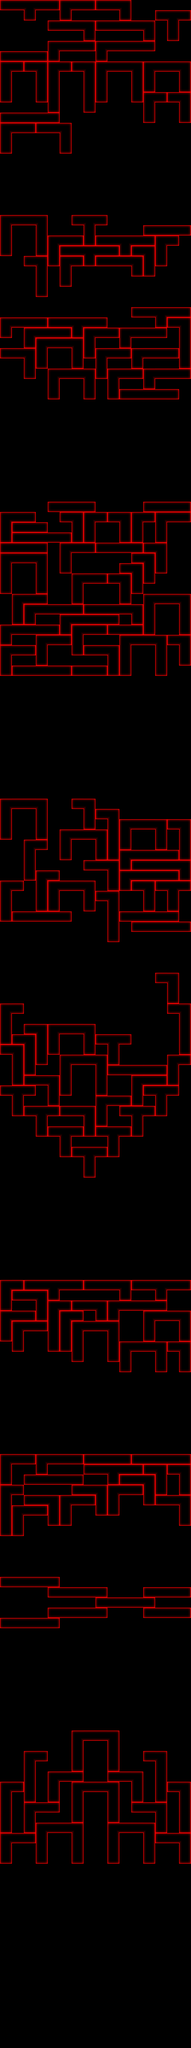

Below is a game level as drawn by its tile map, then a one-line description and the .tmx file that defines it, in full:
An orthogonal 16x200 tile map with 28x24 px tiles, 1 tile layer (Tile Layer 1).

<map version="1.0" orientation="orthogonal" width="16" height="200" tilewidth="28" tileheight="24">
 <properties>
  <property name="background" value="back.bmp" />
  <property name="speed" value="0.75" />
 </properties>
 <tileset firstgid="1" name="tileset_rs" tilewidth="28" tileheight="24" spacing="1" margin="1">
  <image source="tileset_rs.bmp" trans="ff0080" width="407" height="76" />
 </tileset>
 <layer name="Tile Layer 1" width="16" height="200">
  <data encoding="csv">
27,33,9,33,28,4,33,28,27,33,5,0,0,0,0,0,
0,0,14,0,0,14,0,0,0,0,14,0,0,27,9,28,
0,0,0,0,27,33,33,5,27,33,33,33,5,0,32,0,
0,0,0,0,0,0,0,14,0,0,0,0,14,0,14,0,
0,0,0,0,4,33,33,28,4,33,33,33,28,0,0,0,
27,33,33,28,14,0,0,0,14,0,0,0,0,0,0,0,
4,28,27,5,4,28,27,5,4,33,33,5,4,33,33,5,
32,0,0,32,32,0,0,32,32,0,0,32,32,0,0,32,
32,0,0,32,32,0,0,32,32,0,0,32,14,0,0,14,
14,0,0,14,32,0,0,32,14,0,0,14,4,28,27,5,
0,0,0,0,14,0,0,14,0,0,0,0,32,0,0,32,
27,33,33,33,28,0,0,0,0,0,0,0,14,0,0,14,
4,33,28,27,33,5,0,0,0,0,0,0,0,0,0,0,
32,0,0,0,0,32,0,0,0,0,0,0,0,0,0,0,
14,0,0,0,0,14,0,0,0,0,0,0,0,0,0,0,
0,0,0,0,0,0,0,0,0,0,0,0,0,0,0,0,
0,0,0,0,0,0,0,0,0,0,0,0,0,0,0,0,
0,0,0,0,0,0,0,0,0,0,0,0,0,0,0,0,
0,0,0,0,0,0,0,0,0,0,0,0,0,0,0,0,
0,0,0,0,0,0,0,0,0,0,0,0,0,0,0,0,
0,0,0,0,0,0,0,0,0,0,0,0,0,0,0,0,
4,33,33,5,0,0,27,9,28,0,0,0,0,0,0,0,
32,0,0,32,0,0,0,32,0,0,0,0,27,33,33,28,
32,0,0,32,4,33,28,14,27,33,9,33,28,4,28,0,
14,0,0,14,32,27,33,9,33,28,14,27,5,32,0,0,
0,0,27,5,14,4,28,14,27,33,33,5,32,14,0,0,
0,0,0,32,0,32,0,0,0,0,0,14,14,0,0,0,
0,0,0,32,0,14,0,0,0,0,0,0,0,0,0,0,
0,0,0,14,0,0,0,0,0,0,0,0,0,0,0,0,
0,0,0,0,0,0,0,0,0,0,0,0,0,0,0,0,
0,0,0,0,0,0,0,0,0,0,0,27,33,9,33,28,
4,33,33,28,27,33,9,33,28,0,0,0,0,14,27,5,
14,0,4,33,33,28,14,4,33,28,4,33,33,28,0,32,
0,0,14,4,33,33,5,32,0,0,14,0,0,0,0,32,
27,33,5,32,0,0,32,14,4,33,28,4,33,33,28,32,
0,0,32,14,0,0,14,0,32,0,0,14,0,0,0,14,
0,0,14,0,4,33,33,5,14,4,33,28,4,33,33,28,
0,0,0,0,32,0,0,32,0,32,0,0,14,0,0,0,
0,0,0,0,14,0,0,14,0,14,27,33,33,33,28,0,
0,0,0,0,0,0,0,0,0,0,0,0,0,0,0,0,
0,0,0,0,0,0,0,0,0,0,0,0,0,0,0,0,
0,0,0,0,0,0,0,0,0,0,0,0,0,0,0,0,
0,0,0,0,0,0,0,0,0,0,0,0,0,0,0,0,
0,0,0,0,0,0,0,0,0,0,0,0,0,0,0,0,
0,0,0,0,0,0,0,0,0,0,0,0,0,0,0,0,
0,0,0,0,0,0,0,0,0,0,0,0,0,0,0,0,
0,0,0,0,0,0,0,0,0,0,0,0,0,0,0,0,
0,0,0,0,0,0,0,0,0,0,0,0,0,0,0,0,
0,0,0,0,0,0,0,0,0,0,0,0,0,0,0,0,
0,0,0,0,27,33,33,28,0,0,0,0,27,33,33,28,
4,33,28,0,0,27,5,4,28,27,5,4,28,4,33,28,
32,27,33,28,0,0,32,32,0,0,32,32,0,32,0,0,
14,27,33,33,33,28,14,14,0,0,14,14,0,14,0,0,
27,33,33,28,0,4,33,28,27,33,33,28,27,5,0,0,
4,33,33,5,0,32,0,0,0,0,0,27,5,32,0,0,
32,0,0,32,0,14,0,0,0,0,27,5,32,14,0,0,
32,0,0,32,0,0,4,33,28,27,5,32,14,0,0,0,
14,0,0,14,0,0,32,0,0,0,32,14,0,0,0,0,
0,4,33,28,0,0,14,0,0,0,14,0,4,33,33,5,
0,32,4,33,33,33,28,27,33,33,33,5,32,0,0,32,
0,14,14,0,0,4,33,33,33,28,0,14,32,0,0,32,
4,33,33,33,28,14,4,33,28,27,33,28,14,0,0,14,
14,0,0,4,33,28,32,0,0,0,4,33,33,5,27,5,
4,33,28,32,0,0,14,27,33,5,32,0,0,32,0,32,
32,0,0,14,0,0,0,0,0,32,32,0,0,32,0,14,
14,27,33,33,33,28,27,33,28,14,14,0,0,14,0,0,
0,0,0,0,0,0,0,0,0,0,0,0,0,0,0,0,
0,0,0,0,0,0,0,0,0,0,0,0,0,0,0,0,
0,0,0,0,0,0,0,0,0,0,0,0,0,0,0,0,
0,0,0,0,0,0,0,0,0,0,0,0,0,0,0,0,
0,0,0,0,0,0,0,0,0,0,0,0,0,0,0,0,
0,0,0,0,0,0,0,0,0,0,0,0,0,0,0,0,
0,0,0,0,0,0,0,0,0,0,0,0,0,0,0,0,
0,0,0,0,0,0,0,0,0,0,0,0,0,0,0,0,
0,0,0,0,0,0,0,0,0,0,0,0,0,0,0,0,
0,0,0,0,0,0,0,0,0,0,0,0,0,0,0,0,
0,0,0,0,0,0,0,0,0,0,0,0,0,0,0,0,
0,0,0,0,0,0,0,0,0,0,0,0,0,0,0,0,
4,33,33,5,0,0,27,5,0,0,0,0,0,0,0,0,
32,0,0,32,0,0,0,32,27,5,0,0,0,0,0,0,
32,0,0,32,0,0,0,14,0,32,4,33,33,5,27,5,
14,0,0,14,0,4,33,33,5,32,32,0,0,32,0,32,
0,0,4,28,0,32,0,0,32,32,14,0,0,14,0,32,
0,0,32,0,0,14,0,0,14,14,4,33,33,33,28,14,
0,0,32,0,0,0,0,27,33,5,14,27,33,33,33,5,
0,0,14,4,28,0,0,0,0,32,4,33,33,33,28,14,
4,28,0,32,4,33,33,5,0,14,14,27,5,27,9,28,
32,0,0,32,32,0,0,32,27,5,0,0,32,0,32,0,
32,0,0,14,14,0,0,14,0,32,0,0,14,0,14,0,
14,27,33,33,33,28,0,0,0,32,27,33,33,33,28,0,
0,0,0,0,0,0,0,0,0,32,0,27,33,33,33,28,
0,0,0,0,0,0,0,0,0,14,0,0,0,0,0,0,
0,0,0,0,0,0,0,0,0,0,0,0,0,0,0,0,
0,0,0,0,0,0,0,0,0,0,0,0,0,0,0,0,
0,0,0,0,0,0,0,0,0,0,0,0,0,0,0,0,
0,0,0,0,0,0,0,0,0,0,0,0,0,27,5,0,
0,0,0,0,0,0,0,0,0,0,0,0,0,0,32,0,
0,0,0,0,0,0,0,0,0,0,0,0,0,0,14,0,
4,28,0,0,0,0,0,0,0,0,0,0,0,0,27,5,
32,0,0,0,0,0,0,0,0,0,0,0,0,0,0,32,
32,0,27,5,4,33,33,5,0,0,0,0,0,0,0,32,
14,27,5,32,32,0,0,32,27,9,28,0,0,0,0,32,
27,5,32,32,14,0,0,14,0,32,0,0,0,0,0,14,
0,32,32,14,0,4,33,33,5,14,0,0,0,0,4,28,
0,32,14,0,0,32,0,0,32,27,33,33,33,28,32,0,
0,14,27,33,5,32,0,0,32,0,0,4,33,28,14,0,
27,9,28,0,32,14,0,0,14,0,0,32,27,9,28,0,
0,32,0,0,14,0,0,0,4,33,28,14,0,32,0,0,
0,14,27,9,28,27,33,5,32,0,27,9,28,14,0,0,
0,0,0,32,0,0,0,32,14,0,0,32,0,0,0,0,
0,0,0,14,27,9,28,14,27,9,28,14,0,0,0,0,
0,0,0,0,0,32,0,0,0,32,0,0,0,0,0,0,
0,0,0,0,0,14,27,9,28,14,0,0,0,0,0,0,
0,0,0,0,0,0,0,32,0,0,0,0,0,0,0,0,
0,0,0,0,0,0,0,14,0,0,0,0,0,0,0,0,
0,0,0,0,0,0,0,0,0,0,0,0,0,0,0,0,
0,0,0,0,0,0,0,0,0,0,0,0,0,0,0,0,
0,0,0,0,0,0,0,0,0,0,0,0,0,0,0,0,
0,0,0,0,0,0,0,0,0,0,0,0,0,0,0,0,
0,0,0,0,0,0,0,0,0,0,0,0,0,0,0,0,
0,0,0,0,0,0,0,0,0,0,0,0,0,0,0,0,
0,0,0,0,0,0,0,0,0,0,0,0,0,0,0,0,
0,0,0,0,0,0,0,0,0,0,0,0,0,0,0,0,
0,0,0,0,0,0,0,0,0,0,0,0,0,0,0,0,
0,0,0,0,0,0,0,0,0,0,0,0,0,0,0,0,
4,28,27,33,9,33,28,27,33,33,5,27,33,9,33,28,
32,27,33,5,14,0,0,0,0,0,14,0,0,14,0,0,
14,0,0,32,4,28,27,33,5,4,33,33,33,28,0,0,
4,33,28,14,32,4,28,0,14,14,0,0,4,33,33,5,
32,4,33,28,32,32,4,33,33,5,0,0,32,0,0,32,
14,32,0,0,32,32,32,0,0,32,0,0,14,0,0,14,
0,14,0,0,14,14,32,0,0,32,4,33,33,5,27,5,
0,0,0,0,0,0,14,0,0,14,32,0,0,32,0,32,
0,0,0,0,0,0,0,0,0,0,14,0,0,14,0,14,
0,0,0,0,0,0,0,0,0,0,0,0,0,0,0,0,
0,0,0,0,0,0,0,0,0,0,0,0,0,0,0,0,
0,0,0,0,0,0,0,0,0,0,0,0,0,0,0,0,
0,0,0,0,0,0,0,0,0,0,0,0,0,0,0,0,
0,0,0,0,0,0,0,0,0,0,0,0,0,0,0,0,
0,0,0,0,0,0,0,0,0,0,0,0,0,0,0,0,
0,0,0,0,0,0,0,0,0,0,0,0,0,0,0,0,
0,0,0,0,0,0,0,0,0,0,0,0,0,0,0,0,
4,33,28,4,33,33,28,27,33,33,28,27,33,33,33,28,
32,0,0,14,0,0,0,27,33,9,33,28,27,5,27,5,
14,0,27,33,33,33,28,0,0,14,27,33,5,32,0,32,
4,28,0,0,0,0,27,33,5,4,33,28,32,14,0,14,
32,0,27,33,5,4,33,28,32,32,0,0,14,27,33,5,
32,4,33,28,32,32,0,0,14,14,0,0,0,0,0,32,
32,32,0,0,14,14,0,0,0,0,0,0,0,0,0,14,
14,14,0,0,0,0,0,0,0,0,0,0,0,0,0,0,
0,0,0,0,0,0,0,0,0,0,0,0,0,0,0,0,
0,0,0,0,0,0,0,0,0,0,0,0,0,0,0,0,
0,0,0,0,0,0,0,0,0,0,0,0,0,0,0,0,
0,0,0,0,0,0,0,0,0,0,0,0,0,0,0,0,
27,33,33,33,28,0,0,0,0,0,0,0,0,0,0,0,
0,0,0,0,27,33,33,33,28,0,0,0,27,33,33,28,
0,0,0,0,0,0,0,0,27,33,33,33,28,0,0,0,
0,0,0,0,27,33,33,33,28,0,0,0,27,33,33,28,
27,33,33,33,28,0,0,0,0,0,0,0,0,0,0,0,
0,0,0,0,0,0,0,0,0,0,0,0,0,0,0,0,
0,0,0,0,0,0,0,0,0,0,0,0,0,0,0,0,
0,0,0,0,0,0,0,0,0,0,0,0,0,0,0,0,
0,0,0,0,0,0,0,0,0,0,0,0,0,0,0,0,
0,0,0,0,0,0,0,0,0,0,0,0,0,0,0,0,
0,0,0,0,0,0,0,0,0,0,0,0,0,0,0,0,
0,0,0,0,0,0,0,0,0,0,0,0,0,0,0,0,
0,0,0,0,0,0,0,0,0,0,0,0,0,0,0,0,
0,0,0,0,0,0,0,0,0,0,0,0,0,0,0,0,
0,0,0,0,0,0,0,0,0,0,0,0,0,0,0,0,
0,0,0,0,0,0,4,33,33,5,0,0,0,0,0,0,
0,0,0,0,0,0,32,0,0,32,0,0,0,0,0,0,
0,0,4,28,0,0,32,0,0,32,0,0,27,5,0,0,
0,0,32,0,0,0,14,0,0,14,0,0,0,32,0,0,
0,0,32,0,4,33,28,0,0,27,33,5,0,32,0,0,
4,28,32,0,32,0,4,33,33,5,0,32,0,32,27,5,
32,0,14,0,14,0,32,0,0,32,0,14,0,14,0,32,
32,0,4,33,28,0,32,0,0,32,0,27,33,5,0,32,
32,0,32,0,0,0,14,0,0,14,0,0,0,32,0,32,
14,0,14,4,33,33,5,0,0,4,33,33,5,14,0,14,
4,33,28,32,0,0,32,0,0,32,0,0,32,27,33,5,
32,0,0,32,0,0,32,0,0,32,0,0,32,0,0,32,
14,0,0,14,0,0,14,0,0,14,0,0,14,0,0,14,
0,0,0,0,0,0,0,0,0,0,0,0,0,0,0,0,
0,0,0,0,0,0,0,0,0,0,0,0,0,0,0,0,
0,0,0,0,0,0,0,0,0,0,0,0,0,0,0,0,
0,0,0,0,0,0,0,0,0,0,0,0,0,0,0,0,
0,0,0,0,0,0,0,0,0,0,0,0,0,0,0,0,
0,0,0,0,0,0,0,0,0,0,0,0,0,0,0,0,
0,0,0,0,0,0,0,0,0,0,0,0,0,0,0,0,
0,0,0,0,0,0,0,0,0,0,0,0,0,0,0,0,
0,0,0,0,0,0,0,0,0,0,0,0,0,0,0,0,
0,0,0,0,0,0,0,0,0,0,0,0,0,0,0,0,
0,0,0,0,0,0,0,0,0,0,0,0,0,0,0,0,
0,0,0,0,0,0,0,0,0,0,0,0,0,0,0,0,
0,0,0,0,0,0,0,0,0,0,0,0,0,0,0,0,
0,0,0,0,0,0,0,0,0,0,0,0,0,0,0,0,
0,0,0,0,0,0,0,0,0,0,0,0,0,0,0,0,
0,0,0,0,0,0,0,0,0,0,0,0,0,0,0,0,
0,0,0,0,0,0,0,0,0,0,0,0,0,0,0,0,
0,0,0,0,0,0,0,0,0,0,0,0,0,0,0,0
</data>
 </layer>
</map>